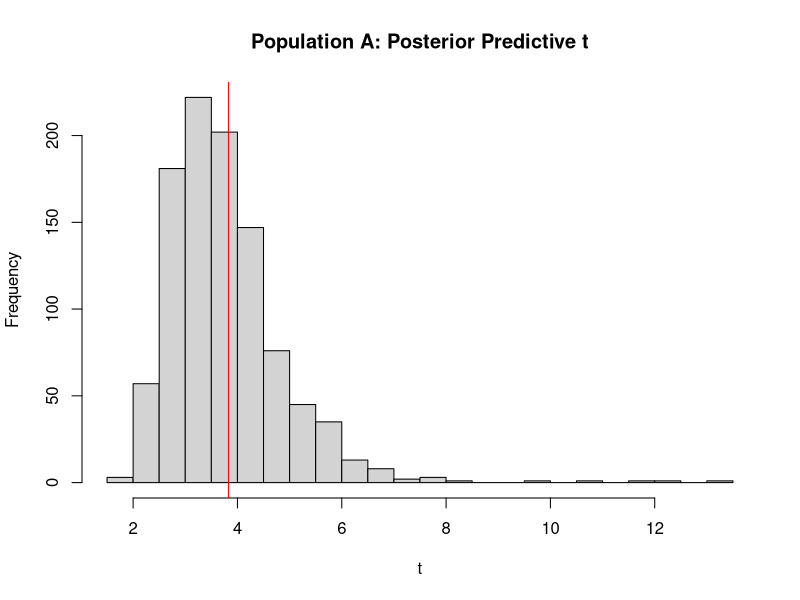
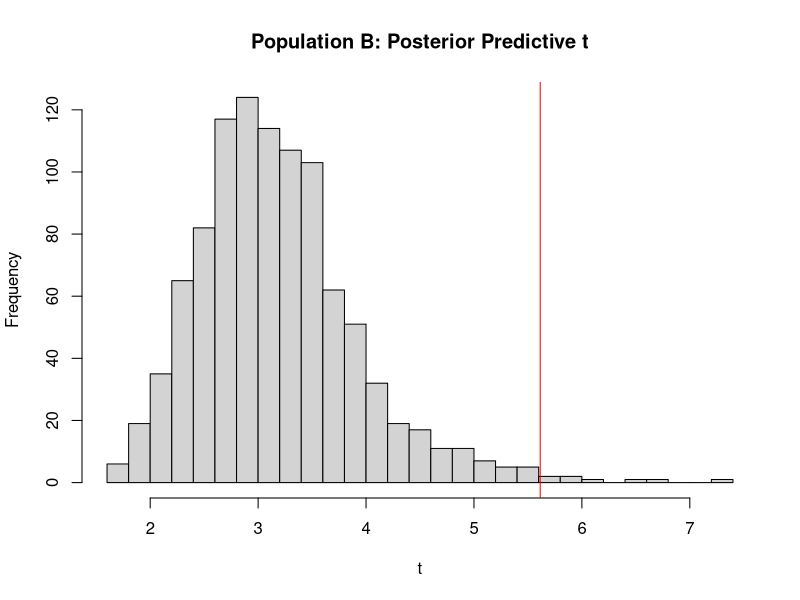
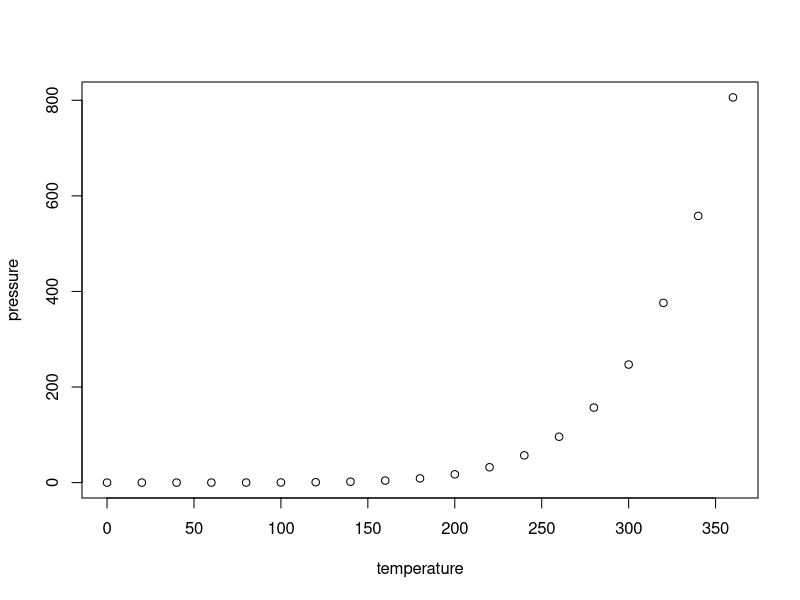

Recreate these plots in R, in order.
## ---- chunk 1
knitr::opts_chunk$set(echo = TRUE)
## ---- chunk 2
set.seed(123)
S <- 1000

y_A <- c(12,9,12,14,13,13,15,8,15,6)
sy_A <- sum(y_A); n_A <- length(y_A)

y_B <- c(11,11,10,9,9,8,7,10,6,8,8,9,7)
sy_B <- sum(y_B); n_B <- length(y_B)

#Prior A
a_A <- 120
b_A <- 10

#Prior B
a_B <- 12
b_B <- 1

post_a_A <- a_A + sy_A
post_b_A <- n_A + b_A

post_a_B <- a_B + sy_B
post_b_B <- n_B + b_B

# Population A
theta_A <- rgamma(S, post_a_A, post_b_A)
yA_rep <- sapply(theta_A, function(lambda) rpois(n_A, lambda))
t_rep_A <- apply(yA_rep, 2, function(y) mean(y)/sd(y))
t_obs_A <- mean(y_A)/sd(y_A)

hist(t_rep_A, main="Population A: Posterior Predictive t", breaks=30, xlab="t")
abline(v=t_obs_A, col="red")
p_value_A <- mean(t_rep_A >= t_obs_A)

# Population B
post_a_B <- 125; post_b_B <- 14
theta_B <- rgamma(S, post_a_B, post_b_B)
yB_rep <- sapply(theta_B, function(lambda) rpois(n_B, lambda))
t_rep_B <- apply(yB_rep, 2, function(y) mean(y)/sd(y))
t_obs_B <- mean(y_B)/sd(y_B)

hist(t_rep_B, main="Population B: Posterior Predictive t", breaks=30, xlab="t")
abline(v=t_obs_B, col="red")
p_value_B <- mean(t_rep_B >= t_obs_B)

cat("Bayesian p-value (A):", p_value_A, "\nBayesian p-value (B):", p_value_B)
## ---- chunk 3
plot(pressure)
